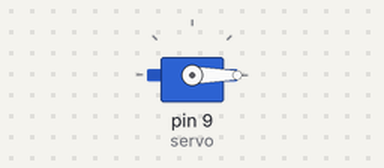
The sketch below on a simulated Arduino Uno, built with avr-gcc and run on an emulated ATmega328P. On the bench: servo.

Above: at 2.05 s.
At 3.05 s:
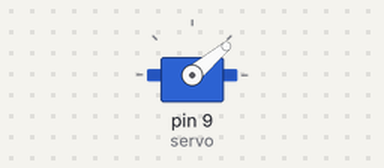
At 3.7 s:
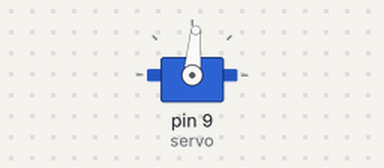
At 5.8 s:
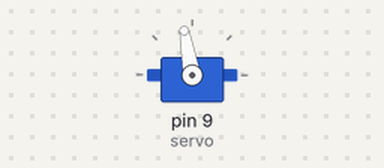
Timing chart, 0 to 10.7 s (numbered marks = the images above):
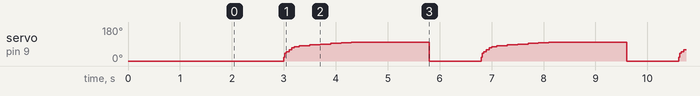

Measured:
- by itself, servo on pin 9 (servo): repeats every 3.8 s: 40° 0.03 s, 50° 0.05 s, 60° 0.05 s, 70° 0.05 s, 75° 0.10 s, 80° 0.20 s, 85° 0.20 s, 90° 0.20 s, 93° 0.20 s, 96° 0.20 s, 99° 0.50 s, 100° 1.0 s, 0° 1.0 s, 20° 0.02 s

The sketch:

servo_naturalmov_test.ino
```cpp
#include <Servo.h>

Servo	servo;

void setup()
{
	servo.attach(9);
	servo.write(0);
	delay(2000);
}

void loop()
{
	servo.write(0);
	delay(1000);

	//"natural" movement
  servo.write(20);
  delay(20);
	servo.write(40);
	delay(30);
	servo.write(50);
	delay(50);
	servo.write(60);
	delay(50);
	servo.write(70);
	delay(50);
	servo.write(75);
	delay(100);
	servo.write(80);
	delay(200);
	servo.write(85);
	delay(200);
	servo.write(90);
	delay(200);
	servo.write(93);
	delay(200);
	servo.write(96);
	delay(200);
	servo.write(99);
	delay(500);
	servo.write(100);
  delay(1000);
}
```
